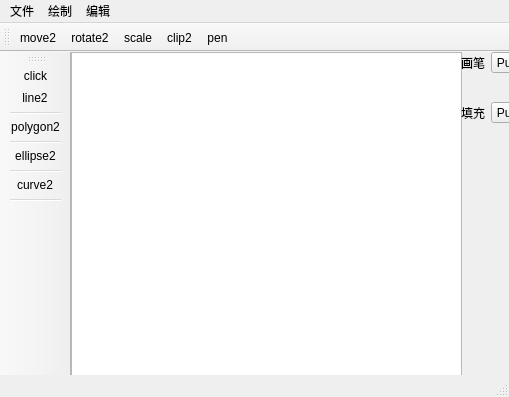
<?xml version="1.0" encoding="UTF-8"?>
<ui version="4.0">
 <class>MainWindow</class>
 <widget class="QMainWindow" name="MainWindow">
  <property name="geometry">
   <rect>
    <x>0</x>
    <y>0</y>
    <width>509</width>
    <height>397</height>
   </rect>
  </property>
  <property name="sizePolicy">
   <sizepolicy hsizetype="Preferred" vsizetype="Fixed">
    <horstretch>0</horstretch>
    <verstretch>0</verstretch>
   </sizepolicy>
  </property>
  <property name="windowTitle">
   <string>MainWindow</string>
  </property>
  <widget class="QWidget" name="centralwidget">
   <widget class="QWidget" name="horizontalLayoutWidget">
    <property name="geometry">
     <rect>
      <x>150</x>
      <y>70</y>
      <width>160</width>
      <height>80</height>
     </rect>
    </property>
    <layout class="QHBoxLayout" name="horizontalLayout"/>
   </widget>
   <widget class="QGraphicsView" name="graphicsView">
    <property name="geometry">
     <rect>
      <x>0</x>
      <y>0</y>
      <width>391</width>
      <height>341</height>
     </rect>
    </property>
   </widget>
   <widget class="QWidget" name="horizontalLayoutWidget_2">
    <property name="geometry">
     <rect>
      <x>390</x>
      <y>0</y>
      <width>104</width>
      <height>21</height>
     </rect>
    </property>
    <layout class="QHBoxLayout" name="horizontalLayout_2">
     <item>
      <widget class="QLabel" name="label">
       <property name="text">
        <string>画笔</string>
       </property>
      </widget>
     </item>
     <item>
      <widget class="QPushButton" name="pushButton">
       <property name="text">
        <string>PushButton</string>
       </property>
      </widget>
     </item>
    </layout>
   </widget>
   <widget class="QWidget" name="horizontalLayoutWidget_3">
    <property name="geometry">
     <rect>
      <x>390</x>
      <y>50</y>
      <width>104</width>
      <height>21</height>
     </rect>
    </property>
    <layout class="QHBoxLayout" name="horizontalLayout_4">
     <item>
      <widget class="QLabel" name="label_2">
       <property name="text">
        <string>填充</string>
       </property>
      </widget>
     </item>
     <item>
      <widget class="QPushButton" name="pushButton_2">
       <property name="text">
        <string>PushButton</string>
       </property>
      </widget>
     </item>
    </layout>
   </widget>
  </widget>
  <widget class="QMenuBar" name="menubar">
   <property name="geometry">
    <rect>
     <x>0</x>
     <y>0</y>
     <width>509</width>
     <height>17</height>
    </rect>
   </property>
   <widget class="QMenu" name="menu">
    <property name="title">
     <string>文件</string>
    </property>
    <addaction name="action1"/>
    <addaction name="action2"/>
   </widget>
   <widget class="QMenu" name="menu_2">
    <property name="title">
     <string>绘制</string>
    </property>
    <widget class="QMenu" name="menu_3">
     <property name="title">
      <string>直线</string>
     </property>
     <addaction name="action_DDA"/>
     <addaction name="action_Bresenham"/>
    </widget>
    <widget class="QMenu" name="menu_4">
     <property name="title">
      <string>多边形</string>
     </property>
     <addaction name="separator"/>
     <addaction name="action_DDA_2"/>
     <addaction name="action_Bresenham_2"/>
    </widget>
    <widget class="QMenu" name="menu_5">
     <property name="title">
      <string>曲线</string>
     </property>
     <addaction name="action_Bezier"/>
     <addaction name="action_B_spline"/>
    </widget>
    <addaction name="menu_3"/>
    <addaction name="menu_4"/>
    <addaction name="actionellipse"/>
    <addaction name="menu_5"/>
   </widget>
   <widget class="QMenu" name="menu_6">
    <property name="title">
     <string>编辑</string>
    </property>
    <widget class="QMenu" name="menu_7">
     <property name="title">
      <string>裁剪</string>
     </property>
     <addaction name="actioncohen_sutherland"/>
     <addaction name="actionliang_barsky_action"/>
    </widget>
    <addaction name="action_redo"/>
    <addaction name="action_move"/>
    <addaction name="action_rotate"/>
    <addaction name="action_scale"/>
    <addaction name="menu_7"/>
   </widget>
   <addaction name="menu"/>
   <addaction name="menu_2"/>
   <addaction name="menu_6"/>
  </widget>
  <widget class="QStatusBar" name="statusbar"/>
  <widget class="QToolBar" name="toolBar">
   <property name="sizePolicy">
    <sizepolicy hsizetype="Fixed" vsizetype="Preferred">
     <horstretch>0</horstretch>
     <verstretch>0</verstretch>
    </sizepolicy>
   </property>
   <property name="windowTitle">
    <string>toolBar</string>
   </property>
   <attribute name="toolBarArea">
    <enum>LeftToolBarArea</enum>
   </attribute>
   <attribute name="toolBarBreak">
    <bool>false</bool>
   </attribute>
   <addaction name="action_click"/>
   <addaction name="action_line2"/>
   <addaction name="separator"/>
   <addaction name="action_polygon2"/>
   <addaction name="separator"/>
   <addaction name="action_ellipse2"/>
   <addaction name="separator"/>
   <addaction name="action_curve2"/>
   <addaction name="separator"/>
  </widget>
  <widget class="QToolBar" name="toolBar_2">
   <property name="windowTitle">
    <string>toolBar_2</string>
   </property>
   <attribute name="toolBarArea">
    <enum>TopToolBarArea</enum>
   </attribute>
   <attribute name="toolBarBreak">
    <bool>false</bool>
   </attribute>
   <addaction name="action_move2"/>
   <addaction name="action_rotate2"/>
   <addaction name="action_scale2"/>
   <addaction name="action_clip2"/>
   <addaction name="action_pen"/>
  </widget>
  <action name="action1">
   <property name="text">
    <string>新建</string>
   </property>
   <property name="shortcut">
    <string>Ctrl+N</string>
   </property>
  </action>
  <action name="action2">
   <property name="text">
    <string>保存</string>
   </property>
   <property name="shortcut">
    <string>Ctrl+S</string>
   </property>
  </action>
  <action name="actionellipse">
   <property name="text">
    <string>椭圆</string>
   </property>
  </action>
  <action name="action_DDA">
   <property name="text">
    <string>DDA</string>
   </property>
  </action>
  <action name="action_Bresenham">
   <property name="text">
    <string>Bresenham</string>
   </property>
  </action>
  <action name="action_DDA_2">
   <property name="text">
    <string>DDA</string>
   </property>
  </action>
  <action name="action_Bresenham_2">
   <property name="text">
    <string>Bresenham</string>
   </property>
  </action>
  <action name="action_Bezier">
   <property name="text">
    <string>Bezier</string>
   </property>
  </action>
  <action name="action_B_spline">
   <property name="text">
    <string>B_spline</string>
   </property>
  </action>
  <action name="action_redo">
   <property name="text">
    <string>撤销</string>
   </property>
  </action>
  <action name="action_move">
   <property name="text">
    <string>平移</string>
   </property>
  </action>
  <action name="action_rotate">
   <property name="text">
    <string>旋转</string>
   </property>
  </action>
  <action name="action_scale">
   <property name="text">
    <string>缩放</string>
   </property>
  </action>
  <action name="action_line2">
   <property name="icon">
    <iconset>
     <normalon>:/line.jpg</normalon>
    </iconset>
   </property>
   <property name="text">
    <string>line2</string>
   </property>
   <property name="shortcut">
    <string>Ctrl+L</string>
   </property>
  </action>
  <action name="action_polygon2">
   <property name="icon">
    <iconset>
     <normalon>:/polygon.jpg</normalon>
    </iconset>
   </property>
   <property name="text">
    <string>polygon2</string>
   </property>
   <property name="shortcut">
    <string>Ctrl+P</string>
   </property>
  </action>
  <action name="action_ellipse2">
   <property name="icon">
    <iconset>
     <normalon>:/ellipse.png</normalon>
    </iconset>
   </property>
   <property name="text">
    <string>ellipse2</string>
   </property>
   <property name="shortcut">
    <string>Ctrl+E</string>
   </property>
  </action>
  <action name="action_curve2">
   <property name="icon">
    <iconset>
     <normalon>:/curve.png</normalon>
    </iconset>
   </property>
   <property name="text">
    <string>curve2</string>
   </property>
   <property name="font">
    <font/>
   </property>
   <property name="shortcut">
    <string>Ctrl+C</string>
   </property>
  </action>
  <action name="action_move2">
   <property name="icon">
    <iconset>
     <normalon>:/move.jpg</normalon>
    </iconset>
   </property>
   <property name="text">
    <string>move2</string>
   </property>
   <property name="shortcut">
    <string>Ctrl+M</string>
   </property>
  </action>
  <action name="action_rotate2">
   <property name="icon">
    <iconset>
     <normalon>:/rotate.jpg</normalon>
    </iconset>
   </property>
   <property name="text">
    <string>rotate2</string>
   </property>
   <property name="shortcut">
    <string>Ctrl+R</string>
   </property>
  </action>
  <action name="action_scale2">
   <property name="icon">
    <iconset>
     <normalon>:/scale.jpg</normalon>
    </iconset>
   </property>
   <property name="text">
    <string>scale</string>
   </property>
   <property name="shortcut">
    <string>Ctrl+A</string>
   </property>
  </action>
  <action name="action_clip2">
   <property name="icon">
    <iconset>
     <normalon>:/clip.jpg</normalon>
    </iconset>
   </property>
   <property name="text">
    <string>clip2</string>
   </property>
   <property name="shortcut">
    <string>Ctrl+B</string>
   </property>
  </action>
  <action name="action_pen">
   <property name="icon">
    <iconset>
     <normalon>:/pen.jpg</normalon>
    </iconset>
   </property>
   <property name="text">
    <string>pen</string>
   </property>
  </action>
  <action name="action_click">
   <property name="icon">
    <iconset>
     <normalon>:/click.jpeg</normalon>
    </iconset>
   </property>
   <property name="text">
    <string>click</string>
   </property>
  </action>
  <action name="actioncohen_sutherland">
   <property name="text">
    <string>cohen_sutherland</string>
   </property>
  </action>
  <action name="actionliang_barsky_action">
   <property name="text">
    <string>liang_barsky_action</string>
   </property>
  </action>
 </widget>
 <resources>
  <include location="../ICON/draw.qrc"/>
 </resources>
 <connections/>
</ui>
